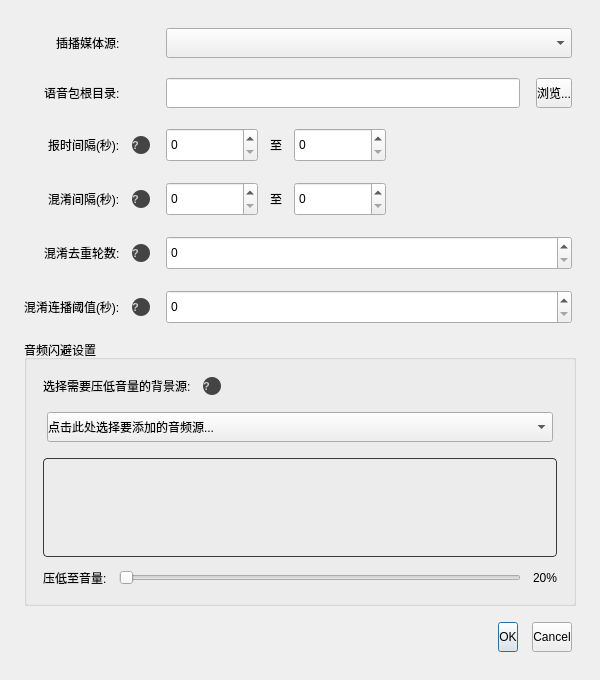
<?xml version="1.0" encoding="UTF-8"?>
<ui version="4.0">
	<class>ConfigDialog</class>
	<widget class="QDialog" name="ConfigDialog">
		<property name="geometry">
			<rect>
				<x>0</x>
				<y>0</y>
				<width>600</width>
				<height>680</height>
			</rect>
		</property>
		<property name="windowTitle">
			<string>红薯智播 - 插件配置</string>
		</property>
		<property name="styleSheet">
			<string notr="true">
				/* 问号图标样式 */
				QLabel#lblHelpTime, QLabel#lblHelpNoise, QLabel#lblHelpHistory, QLabel#lblHelpChain, QLabel#lblHelpDuck {
				background-color: #444;
				color: #ccc;
				border-radius: 9px;
				padding: 0px;
				font-weight: bold;
				font-size: 11px;
				min-width: 18px;
				max-width: 18px;
				min-height: 18px;
				max-height: 18px;
				qproperty-alignment: AlignCenter;
				}
				QLabel#lblHelpTime:hover, QLabel#lblHelpNoise:hover, QLabel#lblHelpHistory:hover, QLabel#lblHelpChain:hover, QLabel#lblHelpDuck:hover {
				background-color: #DF6A46;
				color: white;
				cursor: help;
				}

				/* 🎯 核心修复：全局统一高度为 28px */
				QSpinBox, QLineEdit, QComboBox, QPushButton {
				min-height: 28px;
				max-height: 28px;
				font-size: 12px;
				margin: 4px;
				}

				/* 标签列表容器样式 */
				QListWidget#listDuckTags {
				background: transparent;
				border: 1px solid #3a3a3e;
				border-radius: 4px;
				outline: none;
				}
				QListWidget#listDuckTags::item {
				border: none;
				}
			</string>
		</property>
		<layout class="QVBoxLayout" name="mainLayout">
			<property name="spacing">
				<number>12</number>
			</property>
			<property name="leftMargin">
				<number>24</number>
			</property>
			<property name="topMargin">
				<number>24</number>
			</property>
			<property name="rightMargin">
				<number>24</number>
			</property>
			<property name="bottomMargin">
				<number>24</number>
			</property>
			<item>
				<layout class="QGridLayout" name="gridLayout">
					<property name="verticalSpacing">
						<number>12</number>
					</property>
					<property name="horizontalSpacing">
						<number>12</number>
					</property>
					<item row="0" column="0" alignment="Qt::AlignRight|Qt::AlignVCenter">
						<widget class="QLabel" name="label">
							<property name="text">
								<string>插播媒体源:</string>
							</property>
						</widget>
					</item>
					<item row="0" column="2">
						<widget class="QComboBox" name="comboMediaSource"/>
					</item>
					<item row="1" column="0" alignment="Qt::AlignRight|Qt::AlignVCenter">
						<widget class="QLabel" name="label_2">
							<property name="text">
								<string>语音包根目录:</string>
							</property>
						</widget>
					</item>
					<item row="1" column="2">
						<layout class="QHBoxLayout" name="pathLayout">
							<property name="spacing">
								<number>8</number>
							</property>
							<item>
								<widget class="QLineEdit" name="editVoicePath"/>
							</item>
							<item>
								<widget class="QPushButton" name="btnBrowse">
									<property name="text">
										<string>浏览...</string>
									</property>
								</widget>
							</item>
						</layout>
					</item>
					<item row="2" column="0" alignment="Qt::AlignRight|Qt::AlignVCenter">
						<widget class="QLabel" name="label_3">
							<property name="text">
								<string>报时间隔(秒):</string>
							</property>
						</widget>
					</item>
					<item row="2" column="1" alignment="Qt::AlignHCenter|Qt::AlignVCenter">
						<widget class="QLabel" name="lblHelpTime">
							<property name="text">
								<string>?</string>
							</property>
							<property name="toolTip">
								<string>&lt;html&gt;&lt;head/&gt;&lt;body&gt;&lt;p style=&quot;background-color:#222; color:#eee; padding:5px;&quot;&gt;设置自动报时的触发频率。&lt;br/&gt;系统将在设定的最小和最大秒数之间&lt;br/&gt;随机选择一个时间点进行报时。&lt;/p&gt;&lt;/body&gt;&lt;/html&gt;</string>
							</property>
						</widget>
					</item>
					<item row="2" column="2">
						<layout class="QHBoxLayout" name="timeLayout">
							<property name="spacing">
								<number>8</number>
							</property>
							<item>
								<widget class="QSpinBox" name="spinTimeMin">
									<property name="minimumSize">
										<size>
											<width>100</width>
											<height>0</height>
										</size>
									</property>
									<property name="maximum">
										<number>9999</number>
									</property>
								</widget>
							</item>
							<item>
								<widget class="QLabel" name="label_4">
									<property name="text">
										<string>至</string>
									</property>
									<property name="alignment">
										<set>Qt::AlignCenter</set>
									</property>
								</widget>
							</item>
							<item>
								<widget class="QSpinBox" name="spinTimeMax">
									<property name="minimumSize">
										<size>
											<width>100</width>
											<height>0</height>
										</size>
									</property>
									<property name="maximum">
										<number>9999</number>
									</property>
								</widget>
							</item>
							<item>
								<spacer name="horizontalSpacer">
									<property name="orientation">
										<enum>Qt::Horizontal</enum>
									</property>
									<property name="sizeHint" stdset="0">
										<size>
											<width>40</width>
											<height>20</height>
										</size>
									</property>
								</spacer>
							</item>
						</layout>
					</item>
					<item row="3" column="0" alignment="Qt::AlignRight|Qt::AlignVCenter">
						<widget class="QLabel" name="label_5">
							<property name="text">
								<string>混淆间隔(秒):</string>
							</property>
						</widget>
					</item>
					<item row="3" column="1" alignment="Qt::AlignHCenter|Qt::AlignVCenter">
						<widget class="QLabel" name="lblHelpNoise">
							<property name="text">
								<string>?</string>
							</property>
							<property name="toolTip">
								<string>&lt;html&gt;&lt;head/&gt;&lt;body&gt;&lt;p style=&quot;background-color:#222; color:#eee; padding:5px;&quot;&gt;设置播放混淆音（如键盘声、鼠标声）的频率。&lt;br/&gt;系统将在设定的最小和最大秒数之间随机触发，&lt;br/&gt;增加直播间的真实感。&lt;/p&gt;&lt;/body&gt;&lt;/html&gt;</string>
							</property>
						</widget>
					</item>
					<item row="3" column="2">
						<layout class="QHBoxLayout" name="noiseLayout">
							<property name="spacing">
								<number>8</number>
							</property>
							<item>
								<widget class="QSpinBox" name="spinNoiseMin">
									<property name="minimumSize">
										<size>
											<width>100</width>
											<height>0</height>
										</size>
									</property>
									<property name="maximum">
										<number>9999</number>
									</property>
								</widget>
							</item>
							<item>
								<widget class="QLabel" name="label_6">
									<property name="text">
										<string>至</string>
									</property>
									<property name="alignment">
										<set>Qt::AlignCenter</set>
									</property>
								</widget>
							</item>
							<item>
								<widget class="QSpinBox" name="spinNoiseMax">
									<property name="minimumSize">
										<size>
											<width>100</width>
											<height>0</height>
										</size>
									</property>
									<property name="maximum">
										<number>9999</number>
									</property>
								</widget>
							</item>
							<item>
								<spacer name="horizontalSpacer_2">
									<property name="orientation">
										<enum>Qt::Horizontal</enum>
									</property>
									<property name="sizeHint" stdset="0">
										<size>
											<width>40</width>
											<height>20</height>
										</size>
									</property>
								</spacer>
							</item>
						</layout>
					</item>
					<item row="4" column="0" alignment="Qt::AlignRight|Qt::AlignVCenter">
						<widget class="QLabel" name="label_9">
							<property name="text">
								<string>混淆去重轮数:</string>
							</property>
						</widget>
					</item>
					<item row="4" column="1" alignment="Qt::AlignHCenter|Qt::AlignVCenter">
						<widget class="QLabel" name="lblHelpHistory">
							<property name="text">
								<string>?</string>
							</property>
							<property name="toolTip">
								<string>&lt;html&gt;&lt;head/&gt;&lt;body&gt;&lt;p style=&quot;background-color:#222; color:#eee; padding:5px;&quot;&gt;设置系统记忆最近播放过的混淆音数量。&lt;br/&gt;例如设为30，则系统会尽量避免播放最近30次&lt;br/&gt;内播放过的文件，防止声音重复单调。&lt;/p&gt;&lt;/body&gt;&lt;/html&gt;</string>
							</property>
						</widget>
					</item>
					<item row="4" column="2">
						<widget class="QSpinBox" name="spinHistorySize">
							<property name="minimumSize">
								<size>
									<width>100</width>
									<height>0</height>
								</size>
							</property>
							<property name="maximum">
								<number>100</number>
							</property>
						</widget>
					</item>
					<item row="5" column="0" alignment="Qt::AlignRight|Qt::AlignVCenter">
						<widget class="QLabel" name="label_10">
							<property name="text">
								<string>混淆连播阈值(秒):</string>
							</property>
						</widget>
					</item>
					<item row="5" column="1" alignment="Qt::AlignHCenter|Qt::AlignVCenter">
						<widget class="QLabel" name="lblHelpChain">
							<property name="text">
								<string>?</string>
							</property>
							<property name="toolTip">
								<string>&lt;html&gt;&lt;head/&gt;&lt;body&gt;&lt;p style=&quot;background-color:#222; color:#eee; padding:5px;&quot;&gt;如果随机选中的音频时长小于此阈值（例如6秒），&lt;br/&gt;系统会自动追加播放第2个甚至第3个音频，&lt;br/&gt;模拟连续的碎碎念效果。&lt;/p&gt;&lt;/body&gt;&lt;/html&gt;</string>
							</property>
						</widget>
					</item>
					<item row="5" column="2">
						<widget class="QSpinBox" name="spinShortThreshold">
							<property name="minimumSize">
								<size>
									<width>100</width>
									<height>0</height>
								</size>
							</property>
							<property name="maximum">
								<number>60</number>
							</property>
						</widget>
					</item>
				</layout>
			</item>
			<item>
				<widget class="QGroupBox" name="groupDucking">
					<property name="title">
						<string>音频闪避设置</string>
					</property>
					<layout class="QVBoxLayout" name="duckVLayout">
						<property name="spacing">
							<number>12</number>
						</property>
						<property name="leftMargin">
							<number>16</number>
						</property>
						<property name="topMargin">
							<number>16</number>
						</property>
						<property name="rightMargin">
							<number>16</number>
						</property>
						<property name="bottomMargin">
							<number>16</number>
						</property>
						<item>
							<layout class="QHBoxLayout" name="duckHeaderLayout">
								<item>
									<widget class="QLabel" name="label_11">
										<property name="text">
											<string>选择需要压低音量的背景源:</string>
										</property>
									</widget>
								</item>
								<item alignment="Qt::AlignHCenter|Qt::AlignVCenter">
									<widget class="QLabel" name="lblHelpDuck">
										<property name="text">
											<string>?</string>
										</property>
										<property name="toolTip">
											<string>&lt;html&gt;&lt;head/&gt;&lt;body&gt;&lt;p style=&quot;background-color:#222; color:#eee; padding:5px;&quot;&gt;当插件播放语音（报时、回复、混淆）时，&lt;br/&gt;勾选的这些OBS音源（如背景音乐）的音量会自动降低，&lt;br/&gt;播放结束后自动恢复，确保语音清晰。&lt;/p&gt;&lt;/body&gt;&lt;/html&gt;</string>
										</property>
									</widget>
								</item>
								<item>
									<spacer name="horizontalSpacer_3">
										<property name="orientation">
											<enum>Qt::Horizontal</enum>
										</property>
										<property name="sizeHint" stdset="0">
											<size>
												<width>40</width>
												<height>20</height>
											</size>
										</property>
									</spacer>
								</item>
							</layout>
						</item>
						<item>
							<widget class="QComboBox" name="comboAddDuckSource">
								<property name="placeholderText">
									<string>点击此处选择要添加的音频源...</string>
								</property>
							</widget>
						</item>
						<item>
							<widget class="QListWidget" name="listDuckTags">
								<property name="minimumSize">
									<size>
										<width>0</width>
										<height>80</height>
									</size>
								</property>
								<property name="verticalScrollBarPolicy">
									<enum>Qt::ScrollBarAsNeeded</enum>
								</property>
								<property name="horizontalScrollBarPolicy">
									<enum>Qt::ScrollBarAlwaysOff</enum>
								</property>
								<property name="showDropIndicator" stdset="0">
									<bool>false</bool>
								</property>
								<property name="dragEnabled">
									<bool>false</bool>
								</property>
								<property name="selectionMode">
									<enum>QAbstractItemView::NoSelection</enum>
								</property>
								<property name="flow">
									<enum>QListView::LeftToRight</enum>
								</property>
								<property name="isWrapping" stdset="0">
									<bool>true</bool>
								</property>
								<property name="resizeMode">
									<enum>QListView::Adjust</enum>
								</property>
								<property name="viewMode">
									<enum>QListView::IconMode</enum>
								</property>
							</widget>
						</item>
						<item>
							<layout class="QHBoxLayout" name="volLayout">
								<item>
									<widget class="QLabel" name="label_8">
										<property name="text">
											<string>压低至音量:</string>
										</property>
									</widget>
								</item>
								<item>
									<widget class="QSlider" name="sliderDuckVol">
										<property name="maximum">
											<number>100</number>
										</property>
										<property name="orientation">
											<enum>Qt::Horizontal</enum>
										</property>
									</widget>
								</item>
								<item>
									<widget class="QLabel" name="lblVolVal">
										<property name="text">
											<string>20%</string>
										</property>
									</widget>
								</item>
							</layout>
						</item>
					</layout>
				</widget>
			</item>
			<item>
				<widget class="QDialogButtonBox" name="buttonBox">
					<property name="standardButtons">
						<set>QDialogButtonBox::Cancel|QDialogButtonBox::Ok</set>
					</property>
				</widget>
			</item>
		</layout>
	</widget>
	<resources/>
	<connections/>
</ui>
